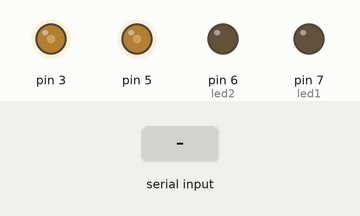
This sketch was run on a simulated Arduino Uno, built with avr-gcc and run on an emulated ATmega328P. Parts: output pins drawn as LEDs (lit = HIGH). Inputs (shaded band) come from the test bench. What the sketch prints to the serial monitor is not drawn.

Above: at 1.2 s.
1.3 s: "A" received over Serial
At 2.1 s:
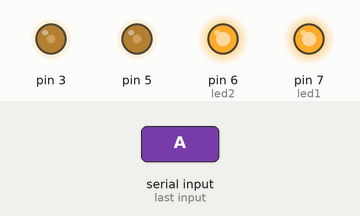
2.9 s: "B" received over Serial
At 3.4 s:
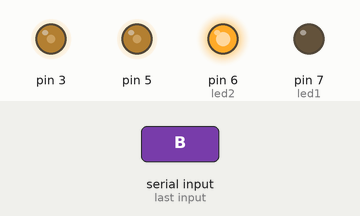
4.5 s: "C" received over Serial
At 5.8 s:
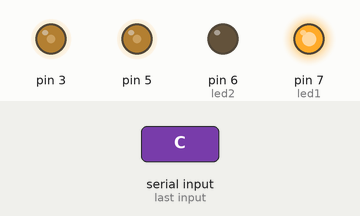
Timing chart, 0 to 7.5 s (numbered marks = the images above; inputs shaded):
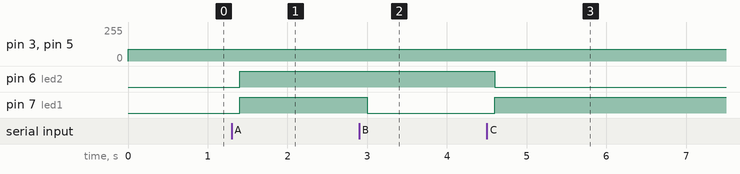

The sketch:

gomuluproje.ino
```cpp
int data;
int led1=7;
int led2=6;
void setup() {
  pinMode(led1,OUTPUT);
  pinMode(led2,OUTPUT);
  pinMode(3,OUTPUT);
  pinMode(5,OUTPUT);
  Serial.begin(9600);
}

void loop() {

  analogWrite(3,90);
  analogWrite(5,90);

  if(Serial.available()){
    int data = Serial.read();
    delay(100);
    if(data=='A'){
      digitalWrite(led1,1);
      digitalWrite(led2,1);
      Serial.print("data==A");
                 }

    if(data=='B'){
      digitalWrite(led1,0);
      digitalWrite(led2,1);
      Serial.print("data==B");
                }

    if(data=='C'){
      digitalWrite(led1,1);
      digitalWrite(led2,0);
      Serial.print("data==C");
                  }

    delay(100);
                        }
  }
```

Measured:
- after the input at 1.3 s, pin 6 (led2), pin 7 (led1): LOW → HIGH after 0.10 s
- after the input at 2.9 s, pin 7 (led1): HIGH → LOW after 0.10 s
- after the input at 4.5 s, pin 6 (led2): HIGH → LOW after 0.10 s; pin 7 (led1): LOW → HIGH after 0.10 s
